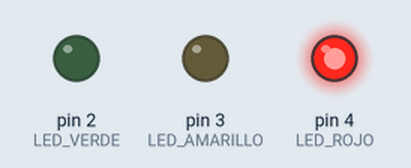
This sketch was run on a simulated Arduino Uno, built with avr-gcc and run on an emulated ATmega328P. On the bench: output pins drawn as LEDs (lit = HIGH).

Above: at 2.0 s.
At 4.9 s:
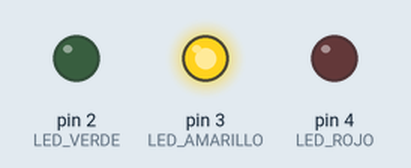
At 8.8 s:
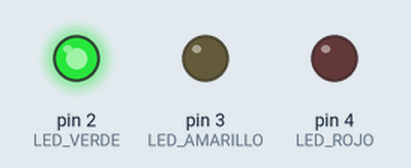
Timing chart, 0 to 15.4 s (numbered marks = the images above):
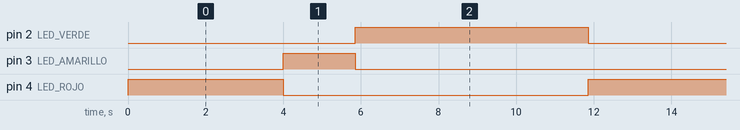

The sketch:

SemaforoArduinoUno.ino
```cpp
// AUTOR: JOSUÉ ROMERO
int LED_ROJO = 4;
int LED_AMARILLO = 3;
int LED_VERDE = 2;

// MÉTODO DE CONFIGURACIÓN NULA
void setup() {
  pinMode(LED_ROJO, OUTPUT);
  pinMode(LED_AMARILLO, OUTPUT);
  pinMode(LED_VERDE, OUTPUT);
  digitalWrite(LED_ROJO, LOW);
  digitalWrite(LED_AMARILLO, LOW);
  digitalWrite(LED_VERDE, LOW);
}

// MÉTODO DE REPETICIÓN SUCESIVA
void loop() {
  digitalWrite(LED_ROJO, HIGH);
  delay(4000);
  digitalWrite(LED_ROJO, LOW);

  digitalWrite(LED_AMARILLO, HIGH);
  delay(1850);
  digitalWrite(LED_AMARILLO, LOW);

  digitalWrite(LED_VERDE, HIGH);
  delay(6000);
  digitalWrite(LED_VERDE, LOW);
}
```

Measured:
- by itself, pin 2 (LED_VERDE): alternates HIGH for 6.0 s and LOW for 5.9 s
- by itself, pin 3 (LED_AMARILLO): alternates HIGH for 1.9 s and LOW for 10.0 s
- by itself, pin 4 (LED_ROJO): alternates HIGH for 4.0 s and LOW for 7.9 s
